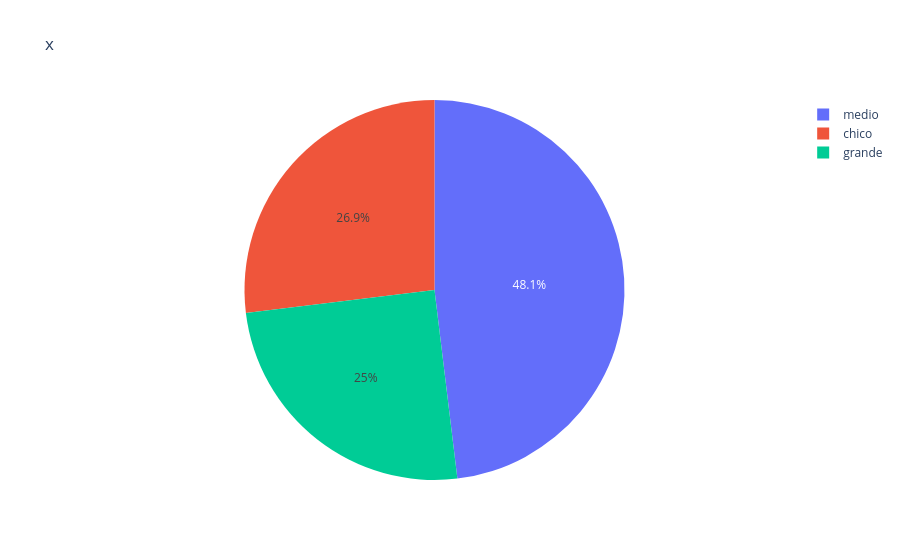

Notebook code cell kept with this figure:
### Markdown cell above
Crea un gráfico que compare los porcentajes de lagos según la categoría de tamaño.

### Code cell
Grafico = lagos["Sup Tamaño"].value_counts()
px.pie(data_frame = Grafico, values = Grafico.values, names = Grafico.index, title = "x").show()

### Figure 1 — Plotly figure (JSON) as saved in the notebook; plotly's stock layout.template omitted (floating-point values rounded to 4 significant figures)
{"data": [{"domain": {"x": [0, 1], "y": [0, 1]}, "hovertemplate": "Sup Tamaño=%{label}<br>value=%{value}<extra></extra>", "labels": ["medio", "chico", "grande"], "legendgroup": "", "name": "", "showlegend": true, "type": "pie", "values": [25, 14, 13]}], "layout": {"legend": {"tracegroupgap": 0}, "title": {"text": "x"}}}
